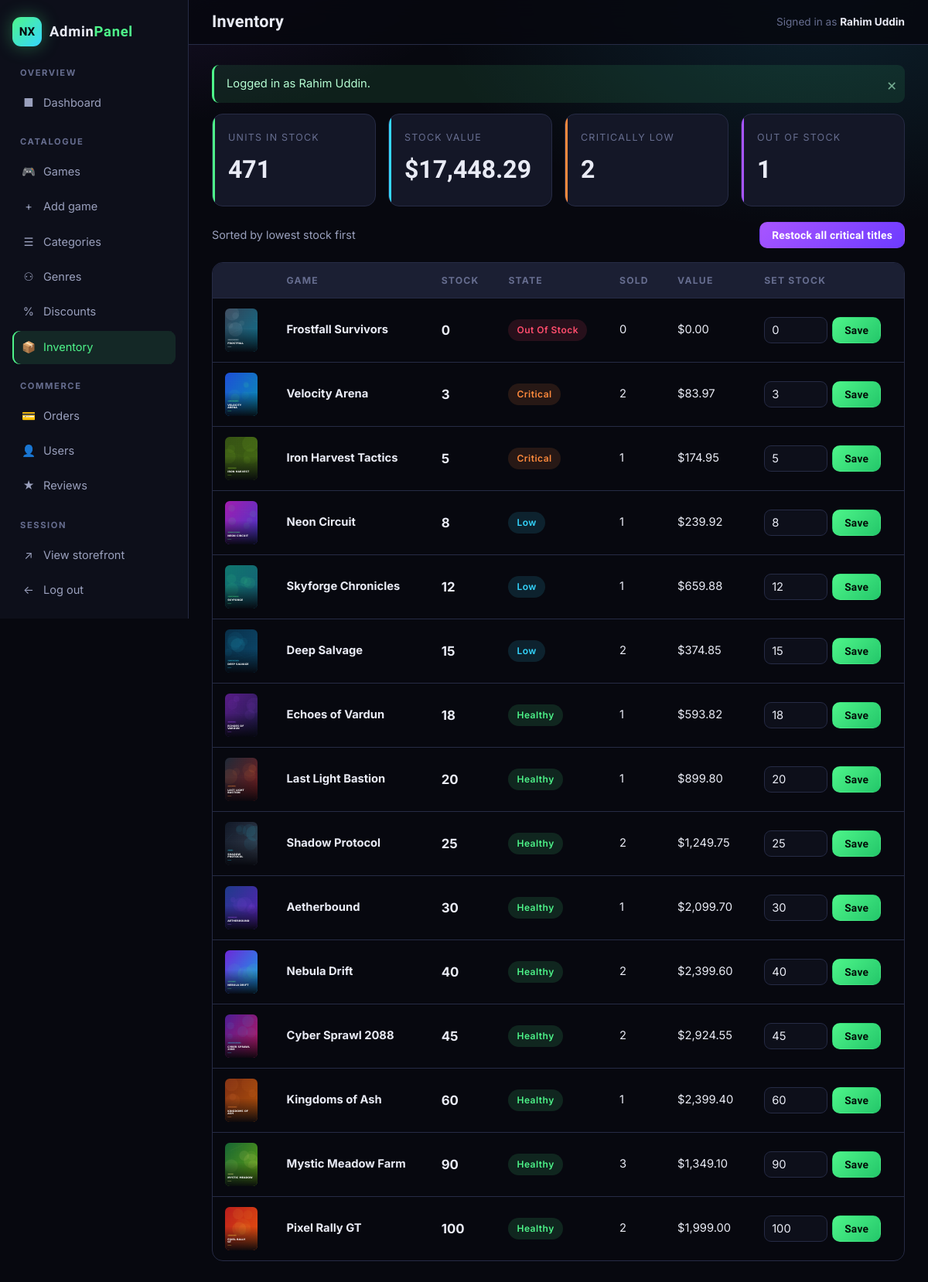
The page /admin/inventory.php (signed in) on the database its author committed.
### tables this page shows
CREATE TABLE games (
    game_id      INT AUTO_INCREMENT PRIMARY KEY,
    title        VARCHAR(150)   NOT NULL,
    description  TEXT           NOT NULL,
    developer_id INT            NOT NULL,
    publisher_id INT            NOT NULL,
    category_id  INT            DEFAULT NULL,
    release_date DATE           NOT NULL,
    price        DECIMAL(10,2)  NOT NULL,
    stock        INT            NOT NULL DEFAULT 0,
    cover_image  VARCHAR(255)   DEFAULT NULL,
    status       ENUM('active','inactive') NOT NULL DEFAULT 'active',
    created_at   TIMESTAMP      NOT NULL DEFAULT CURRENT_TIMESTAMP,
    CONSTRAINT fk_games_developer FOREIGN KEY (developer_id) REFERENCES developers(developer_id) ON UPDATE CASCADE,
    CONSTRAINT fk_games_publisher FOREIGN KEY (publisher_id) REFERENCES publishers(publisher_id) ON UPDATE CASCADE,
    CONSTRAINT fk_games_category  FOREIGN KEY (category_id)  REFERENCES categories(category_id) ON DELETE SET NULL ON UPDATE CASCADE,
    CONSTRAINT chk_games_price CHECK (price >= 0),
    CONSTRAINT chk_games_stock CHECK (stock >= 0)
);

### backend/functions.php (called while the page is built, shortened)
<?php
function e($value) {
    return htmlspecialchars((string)$value, ENT_QUOTES, 'UTF-8');
}
function money($amount) {
    return '$' . number_format((float)$amount, 2);
}
function url($path = '') {
    return BASE_URL . ltrim($path, '/');
}
function cover_url($file) {
    $file = trim((string)$file);
    if ($file !== '' && file_exists(__DIR__ . '/../images/' . $file)) {
        return url('images/' . $file);
    }
    return url('images/placeholder.svg');
}
function take_flash() {
    $messages = $_SESSION['flash'] ?? [];
    return $messages;
}
function current_user_name() {
    return $_SESSION['user_name'] ?? '';
}

### admin/inventory.php (the view, shortened to what this page needs)
<?php
require_once __DIR__ . '/../backend/functions.php';
$pageTitle = 'Inventory';
$rows = $pdo->query(
    "SELECT g.game_id, g.title, g.stock, g.price, g.cover_image,
            CASE WHEN g.stock = 0 THEN 'Out of stock'
                 WHEN g.stock <= 5 THEN 'Critical'
                 WHEN g.stock <= 15 THEN 'Low'
                 ELSE 'Healthy' END AS stock_state,
            COALESCE((SELECT SUM(oi.quantity) FROM order_items oi
                        JOIN orders o ON o.order_id = oi.order_id
                       WHERE oi.game_id = g.game_id AND o.order_status IN ('paid','completed')), 0) AS sold
       FROM games g
      ORDER BY g.stock ASC"
)->fetchAll();
$summary = $pdo->query(
    "SELECT SUM(stock) AS units,
            SUM(stock = 0) AS out_of_stock,
            SUM(stock > 0 AND stock <= 5) AS critical,
            ROUND(SUM(stock * price), 2) AS stock_value
       FROM games"
)->fetch();
require __DIR__ . '/header.php';
?>
<div class="stat-grid" style="margin-bottom:20px">
  <div class="stat-card"><div class="label">Units in stock</div><div class="value"><?= (int)$summary['units'] ?></div></div>
  <div class="stat-card blue"><div class="label">Stock value</div><div class="value"><?= money($summary['stock_value']) ?></div></div>
  <div class="stat-card orange"><div class="label">Critically low</div><div class="value"><?= (int)$summary['critical'] ?></div></div>
  <div class="stat-card purple"><div class="label">Out of stock</div><div class="value"><?= (int)$summary['out_of_stock'] ?></div></div>
</div>
<div class="admin-toolbar">
  <span class="result-count">Sorted by lowest stock first</span>
  <form method="post">
    <button class="btn btn-purple btn-sm" data-confirm="Add 25 units to every title with 5 or fewer in stock?">
      Restock all critical titles
    </button>
  </form>
</div>
<div class="table-wrap">
  <table class="data">
    <thead><tr><th></th><th>Game</th><th>Stock</th><th>State</th><th>Sold</th><th>Value</th><th>Set stock</th></tr></thead>
    <tbody>
    <?php foreach ($rows as $r): ?>
      <tr>
        <td><img class="thumb" src="<?= cover_url($r['cover_image']) ?>" alt=""></td>
        <td><strong><?= e($r['title']) ?></strong></td>
        <td><strong style="font-size:1.05rem"><?= (int)$r['stock'] ?></strong></td>
        <td>
          <span class="status <?= $r['stock_state'] === 'Healthy' ? 'status-active'
                                : ($r['stock_state'] === 'Low' ? 'status-paid'
                                : ($r['stock_state'] === 'Critical' ? 'status-pending' : 'status-cancelled')) ?>">
            <?= e($r['stock_state']) ?>
          </span>
        </td>
        <td><?= (int)$r['sold'] ?></td>
        <td><?= money($r['stock'] * $r['price']) ?></td>
        <td>
          <form class="inline-form" method="post">
            <input class="input" type="number" name="stock" min="0" value="<?= (int)$r['stock'] ?>"
                   style="width:82px;padding:7px 9px">
            <button class="btn btn-primary btn-sm" type="submit">Save</button>
          </form>
        </td>
      </tr>
    <?php endforeach; ?>
    </tbody>
  </table>
</div>
<?php require __DIR__ . '/footer.php'; ?>

### admin/header.php (shortened to what this page needs)
<?php
require_once __DIR__ . '/../backend/functions.php';
$adminPage = basename($_SERVER['PHP_SELF']);
function navlink($file, $label, $glyph) {
    global $adminPage;
    $active = $adminPage === $file ? ' active' : '';
    echo '<a class="nav-link' . $active . '" href="' . url('admin/' . $file) . '">'
       . '<span class="nav-glyph">' . $glyph . '</span>' . e($label) . '</a>';
}
?>
<!DOCTYPE html>
<html lang="en">
<head>
<link rel="stylesheet" href="<?= url('css/style.css') ?>">
<link rel="stylesheet" href="<?= url('css/admin.css') ?>">
</head>
<body>
<div class="admin-body">
  <aside class="admin-side">
    <a class="brand" href="<?= url('admin/dashboard.php') ?>">
      <span class="brand-mark">NX</span>
      <span class="brand-text">Admin<em>Panel</em></span>
    </a>
    <h5>Overview</h5>
    <?php navlink('dashboard.php', 'Dashboard', '&#9632;'); ?>
    <h5>Catalogue</h5>
    <h5>Commerce</h5>
    <h5>Session</h5>
    <a class="nav-link" href="<?= url('index.php') ?>"><span class="nav-glyph">&#8599;</span>View storefront</a>
    <a class="nav-link" href="<?= url('logout.php') ?>"><span class="nav-glyph">&#8592;</span>Log out</a>
  </aside>
  <div class="admin-main">
    <div class="admin-top">
      <h1><?= e($pageTitle ?? 'Admin') ?></h1>
      <span class="who">Signed in as <strong style="color:var(--text)"><?= e(current_user_name()) ?></strong></span>
    </div>
    <div class="admin-inner">
      <?php foreach (take_flash() as $f): ?>
        <div class="flash flash-<?= e($f['type']) ?>" style="margin-bottom:14px">
          <?= e($f['message']) ?><button class="flash-close">&times;</button>
        </div>
      <?php endforeach; ?>

### admin/footer.php (shortened to what this page needs)
    </div>
  </div>
</div>
</body>
</html>

### css/admin.css (style rules this page uses)
.admin-body { display: grid; grid-template-columns: 244px 1fr; min-height: 100vh; }
.admin-side { background: var(--bg-soft); border-right: 1px solid var(--line); padding: 22px 16px; position: sticky; top: 0; height: 100vh; overflow-y: auto; }
.admin-side .brand { margin-bottom: 26px; }
.admin-side h5 { font-size: .7rem; text-transform: uppercase; letter-spacing: .14em; color: var(--text-faint); margin: 20px 0 8px 10px; }
.admin-side a.nav-link { display: flex; align-items: center; gap: 10px; padding: 10px 12px; border-radius: var(--radius-sm); font-size: .91rem; color: var(--text-dim); margin-bottom: 2px; transition: background .18s var(--ease), color .18s var(--ease), transform .18s var(--ease); }
.admin-side a.nav-link.active { background: rgba(78,245,138,.11); color: var(--green); box-shadow: inset 2px 0 0 var(--green); }
.admin-side .nav-glyph { width: 18px; text-align: center; }
.admin-main { padding: 0 0 60px; min-width: 0; }
.admin-top { position: sticky; top: 0; z-index: 30; display: flex; align-items: center; justify-content: space-between; gap: 16px; padding: 16px 30px; background: rgba(7,8,15,.85); backdrop-filter: blur(12px); border-bottom: 1px solid var(--line); flex-wrap: wrap; }
.admin-top h1 { font-size: 1.35rem; }
.admin-top .who { font-size: .85rem; color: var(--text-faint); }
.admin-inner { padding: 26px 30px 0; }
.admin-toolbar { display: flex; gap: 12px; align-items: center; justify-content: space-between; margin-bottom: 18px; flex-wrap: wrap; }
.thumb { width: 42px; height: 56px; object-fit: cover; border-radius: 6px; }
.inline-form { display: inline-flex; gap: 6px; align-items: center; }

### rows shown on the page
games: cover_image (picture), title "Frostfall Survivors", stock "0", stock_state "Out Of Stock", sold "0", money($r['stock'] * $r['price']) "$0.00"
games: cover_image (picture), title "Velocity Arena", stock "3", stock_state "Critical", sold "2", money($r['stock'] * $r['price']) "$83.97"
games: cover_image (picture), title "Iron Harvest Tactics", stock "5", stock_state "Critical", sold "1", money($r['stock'] * $r['price']) "$174.95"
games: cover_image (picture), title "Neon Circuit", stock "8", stock_state "Low", sold "1", money($r['stock'] * $r['price']) "$239.92"
games: cover_image (picture), title "Skyforge Chronicles", stock "12", stock_state "Low", sold "1", money($r['stock'] * $r['price']) "$659.88"
games: cover_image (picture), title "Deep Salvage", stock "15", stock_state "Low", sold "2", money($r['stock'] * $r['price']) "$374.85"
games: cover_image (picture), title "Echoes of Vardun", stock "18", stock_state "Healthy", sold "1", money($r['stock'] * $r['price']) "$593.82"
games: cover_image (picture), title "Last Light Bastion", stock "20", stock_state "Healthy", sold "1", money($r['stock'] * $r['price']) "$899.80"
games: cover_image (picture), title "Shadow Protocol", stock "25", stock_state "Healthy", sold "2", money($r['stock'] * $r['price']) "$1,249.75"
games: cover_image (picture), title "Aetherbound", stock "30", stock_state "Healthy", sold "1", money($r['stock'] * $r['price']) "$2,099.70"
games: cover_image (picture), title "Nebula Drift", stock "40", stock_state "Healthy", sold "2", money($r['stock'] * $r['price']) "$2,399.60"
games: cover_image (picture), title "Cyber Sprawl 2088", stock "45", stock_state "Healthy", sold "2", money($r['stock'] * $r['price']) "$2,924.55"
games: cover_image (picture), title "Kingdoms of Ash", stock "60", stock_state "Healthy", sold "1", money($r['stock'] * $r['price']) "$2,399.40"
games: cover_image (picture), title "Mystic Meadow Farm", stock "90", stock_state "Healthy", sold "3", money($r['stock'] * $r['price']) "$1,349.10"
games: cover_image (picture), title "Pixel Rally GT", stock "100", stock_state "Healthy", sold "2", money($r['stock'] * $r['price']) "$1,999.00"

### other values the page prints
$glyph "■ 🎮 + ☰ ⚇ % 📦 💳 👤 ★"
$label "Dashboard Games Add game Categories Genres Discounts Inventory Orders Users Reviews"
$pageTitle "Inventory"
current_user_name() "Rahim Uddin"
$f['message'] "Logged in as Rahim Uddin."
$summary['units'] "471"
money($summary['stock_value']) "$17,448.29"
$summary['critical'] "2"
$summary['out_of_stock'] "1"
